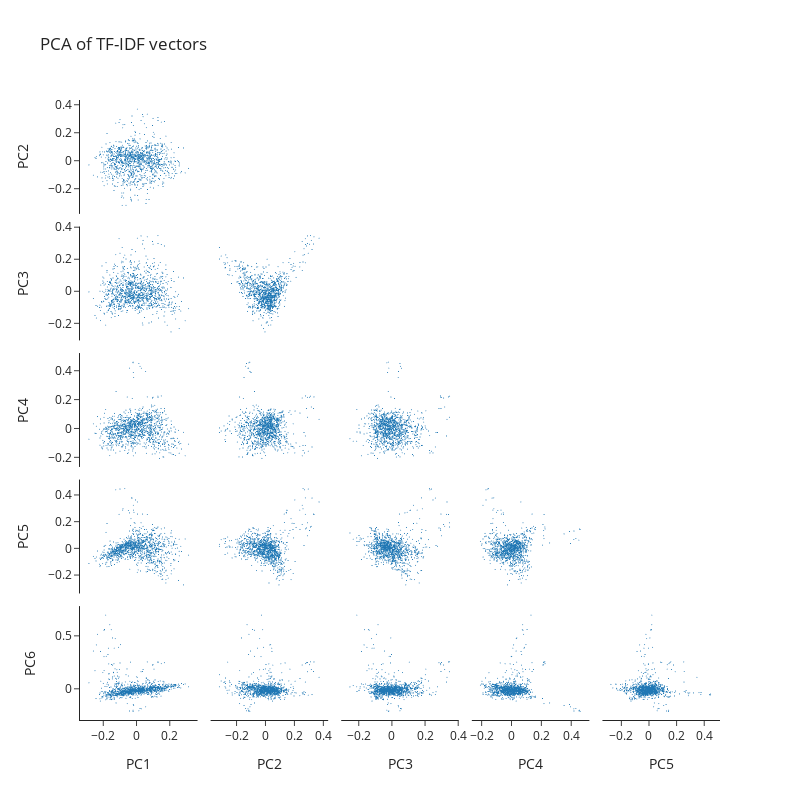

The cell this chart's notebook holds for it:
### Markdown cell above
# Visualize all PCA Dimensions

### Code cell
fig = go.Figure(
    data = go.Splom(
        dimensions=[
            dict(label='PC1', values=SMALL_PCA[0]),
            dict(label='PC2', values=SMALL_PCA[1]),
            dict(label='PC3', values=SMALL_PCA[2]),
            dict(label='PC4', values=SMALL_PCA[3]),
            dict(label='PC5', values=SMALL_PCA[4]),
            dict(label='PC6', values=SMALL_PCA[5]),
        ],
        showupperhalf=False,
        diagonal_visible=False,
        marker=dict(
            size=1,
        )
    )
)
fig.update_layout(
    title="PCA of TF-IDF vectors",
    width=800,
    height=800,
    template="simple_white",
)

fig.show()
fig.write_image("tfidf_pca.png")

### Figure 1 — Plotly figure (JSON) as saved in the notebook; plotly's stock layout.template omitted (floating-point values rounded to 4 significant figures; data arrays with more than 128 entries replaced by an {"elided": "..."} marker saying what was removed)
{"data": [{"diagonal": {"visible": false}, "dimensions": [{"label": "PC1", "values": {"elided": "1214 float values"}}, {"label": "PC2", "values": {"elided": "1214 float values"}}, {"label": "PC3", "values": {"elided": "1214 float values"}}, {"label": "PC4", "values": {"elided": "1214 float values"}}, {"label": "PC5", "values": {"elided": "1214 float values"}}, {"label": "PC6", "values": {"elided": "1214 float values"}}], "marker": {"size": 1}, "showupperhalf": false, "type": "splom"}], "layout": {"height": 800, "title": {"text": "PCA of TF-IDF vectors"}, "width": 800}}
